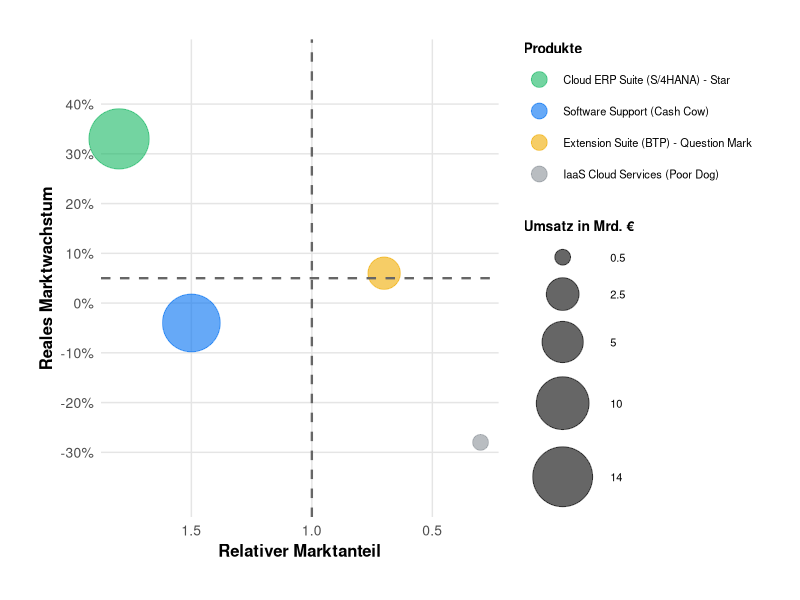

Source code (R): (Note: this script raises an error after producing the figure.)
# BCG-Matrix Visualisierung (SAP Geschäftsbericht 2024 - Offizielle Daten)
# Laden der benötigten Bibliothek
library(ggplot2)

# Datenbasis erstellen mit offiziellen SAP-Produktnamen und -Daten
data <- data.frame(
  SGE = c("A", "B", "C", "D"),
  Produktname = factor(
    c("A", "B", "C", "D"),
    levels = c("A", "B", "C", "D"),
    labels = c(
      "Cloud ERP Suite (S/4HANA) - Star",
      "Software Support (Cash Cow)",
      "Extension Suite (BTP) - Question Mark",
      "IaaS Cloud Services (Poor Dog)"
    )
  ),
  Marktanteil_relativ = c(1.8, 1.5, 0.7, 0.3),
  Marktwachstum = c(33, -4, 6, -28),
  Umsatz = c(14.2, 12.7, 2.4, 0.5)
)

# Grafik erstellen
ggplot(data, aes(x = Marktanteil_relativ, y = Marktwachstum, size = Umsatz, color = Produktname)) +
  # Bubbles mit unterschiedlichen Farben
  geom_point(alpha = 0.6) +

  # Farbpalette für die 4 SGEs (SAP-inspirierte Farben)
  scale_color_manual(
    values = c(
      "Cloud ERP Suite (S/4HANA) - Star" = "#17B863",              # Grün (Star)
      "Software Support (Cash Cow)" = "#0070F2",                   # SAP Blau (Cash Cow)
      "Extension Suite (BTP) - Question Mark" = "#F0AB00",         # SAP Gold (Question Mark)
      "IaaS Cloud Services (Poor Dog)" = "#8B9198"                 # Grau (Poor Dog)
    ),
    name = "Produkte"
  ) +

  # Quadranten-Trennlinien
  geom_vline(xintercept = 1.0, linetype = "dashed", color = "gray40", linewidth = 0.8) +
  geom_hline(yintercept = 5, linetype = "dashed", color = "gray40", linewidth = 0.8) +

  # Achsen-Konfiguration
  scale_x_log10(
    breaks = c(0.1, 0.2, 0.5, 1, 2, 5),
    labels = c("0.1x", "0.2x", "0.5x", "1x", "2x", "5x"),
    limits = c(0.1, 5)
  ) +
  scale_x_reverse() +  # Invertiert die X-Achse (hohe Werte links)

  scale_y_continuous(
    breaks = seq(-30, 40, 10),
    labels = paste0(seq(-30, 40, 10), "%"),
    limits = c(-35, 45),
    expand = expansion(mult = 0.1)
  ) +

  # Blasengröße-Skala (mit Legende)
  scale_size_continuous(
    range = c(5, 20),
    name = "Umsatz in Mrd. €",
    breaks = c(0.5, 2.5, 5, 10, 14),
    labels = c("0.5", "2.5", "5", "10", "14")
  ) +

  # Verhindert Abschneiden der Bubbles am Rand
  coord_cartesian(clip = "off") +

  # Beschriftungen
  labs(
    x = "Relativer Marktanteil",
    y = "Reales Marktwachstum"
  ) +

  # Minimalistisches Design (PowerPoint-optimiert)
  theme_minimal(base_size = 12, base_family = "sans") +
  theme(
    plot.title = element_text(hjust = 0.5, size = 16, face = "bold", family = "sans"),
    axis.title = element_text(size = 12, face = "bold", family = "sans"),
    axis.text = element_text(size = 10, family = "sans"),
    panel.grid.minor = element_blank(),
    panel.grid.major = element_line(color = "gray90", linewidth = 0.5),
    legend.position = "right",
    legend.title = element_text(size = 10, face = "bold", family = "sans"),
    legend.text = element_text(size = 8, family = "sans"),
    legend.key.size = unit(0.8, "cm"),
    legend.spacing.y = unit(0.3, "cm"),
    plot.background = element_rect(fill = "white", color = NA),
    panel.background = element_rect(fill = "white", color = NA),
    plot.margin = margin(10, 10, 10, 10, "mm")
  ) +
  # Legenden-Reihenfolge: Farbe zuerst, dann Größe
  guides(
    color = guide_legend(order = 1, override.aes = list(size = 5)),
    size = guide_legend(order = 2)
  )

# Grafik speichern (PowerPoint-optimiert)
# Sicherstellen, dass die Datei im gleichen Verzeichnis wie der Code gespeichert wird
script_dir <- dirname(sys.frame(1)$ofile)
if (is.null(script_dir) || script_dir == "") {
  # Fallback: Verwende das Verzeichnis des Skripts
  script_dir <- dirname(rstudioapi::getActiveDocumentContext()$path)
}
ggsave(
  file.path(script_dir, "bcg_matrix.png"),
  width = 10,
  height = 7,
  dpi = 300,
  bg = "white"
)
